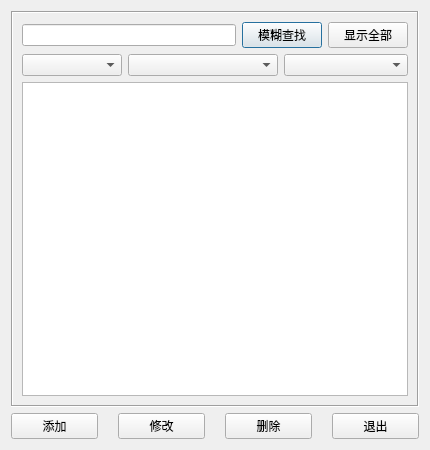
<?xml version="1.0" encoding="UTF-8"?>
<ui version="4.0">
 <class>CSceneDataTable</class>
 <widget class="QDialog" name="CSceneDataTable">
  <property name="geometry">
   <rect>
    <x>0</x>
    <y>0</y>
    <width>430</width>
    <height>450</height>
   </rect>
  </property>
  <property name="windowTitle">
   <string>工况数据</string>
  </property>
  <layout class="QVBoxLayout" name="verticalLayout_2">
   <item>
    <widget class="QFrame" name="frame">
     <property name="frameShape">
      <enum>QFrame::Box</enum>
     </property>
     <property name="frameShadow">
      <enum>QFrame::Sunken</enum>
     </property>
     <layout class="QVBoxLayout" name="verticalLayout">
      <item>
       <layout class="QHBoxLayout" name="horizontalLayout_3">
        <item>
         <widget class="QLineEdit" name="editName">
          <property name="text">
           <string/>
          </property>
         </widget>
        </item>
        <item>
         <widget class="QPushButton" name="buttonSearch">
          <property name="text">
           <string>模糊查找</string>
          </property>
         </widget>
        </item>
        <item>
         <widget class="QPushButton" name="buttonShowAll">
          <property name="text">
           <string>显示全部</string>
          </property>
         </widget>
        </item>
       </layout>
      </item>
      <item>
       <layout class="QHBoxLayout" name="horizontalLayout">
        <item>
         <widget class="QComboBox" name="comboStn">
          <property name="maximumSize">
           <size>
            <width>100</width>
            <height>16777215</height>
           </size>
          </property>
         </widget>
        </item>
        <item>
         <widget class="QComboBox" name="comboDev">
          <property name="minimumSize">
           <size>
            <width>150</width>
            <height>0</height>
           </size>
          </property>
         </widget>
        </item>
        <item>
         <widget class="QComboBox" name="comboType"/>
        </item>
       </layout>
      </item>
      <item>
       <widget class="QTableView" name="viewSceneData"/>
      </item>
     </layout>
    </widget>
   </item>
   <item>
    <layout class="QHBoxLayout" name="horizontalLayout_2">
     <property name="spacing">
      <number>20</number>
     </property>
     <item>
      <widget class="QPushButton" name="buttonAdd">
       <property name="styleSheet">
        <string notr="true">font: 12pt &quot;宋体&quot;;</string>
       </property>
       <property name="text">
        <string>添加</string>
       </property>
      </widget>
     </item>
     <item>
      <widget class="QPushButton" name="buttonModify">
       <property name="styleSheet">
        <string notr="true">font: 12pt &quot;宋体&quot;;</string>
       </property>
       <property name="text">
        <string>修改</string>
       </property>
      </widget>
     </item>
     <item>
      <widget class="QPushButton" name="buttonDel">
       <property name="styleSheet">
        <string notr="true">font: 12pt &quot;宋体&quot;;</string>
       </property>
       <property name="text">
        <string>删除</string>
       </property>
      </widget>
     </item>
     <item>
      <widget class="QPushButton" name="buttonExit">
       <property name="styleSheet">
        <string notr="true">font: 12pt &quot;宋体&quot;;</string>
       </property>
       <property name="text">
        <string>退出</string>
       </property>
      </widget>
     </item>
    </layout>
   </item>
  </layout>
 </widget>
 <resources/>
 <connections>
  <connection>
   <sender>buttonExit</sender>
   <signal>clicked()</signal>
   <receiver>CSceneDataTable</receiver>
   <slot>reject()</slot>
   <hints>
    <hint type="sourcelabel">
     <x>510</x>
     <y>410</y>
    </hint>
    <hint type="destinationlabel">
     <x>299</x>
     <y>224</y>
    </hint>
   </hints>
  </connection>
 </connections>
</ui>
